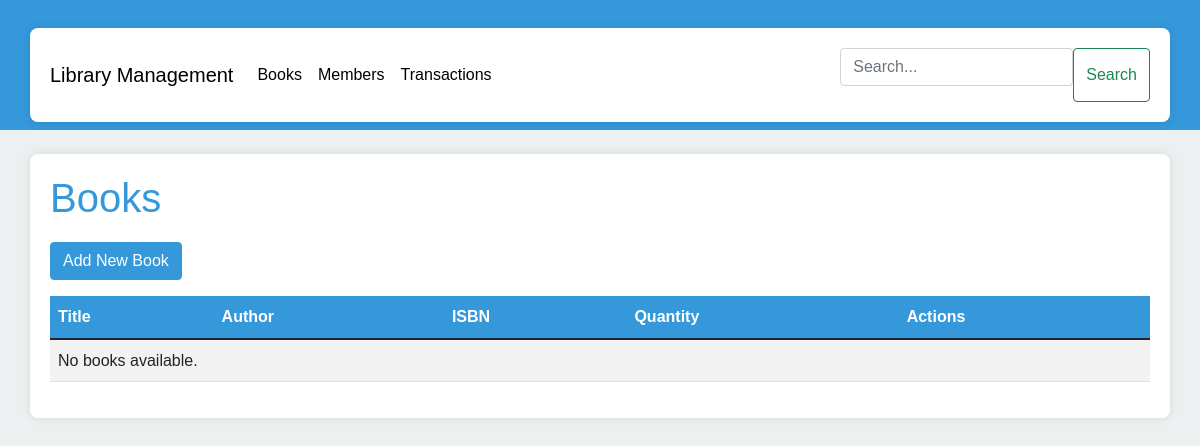
/, run on an earlier commit of the app's database.
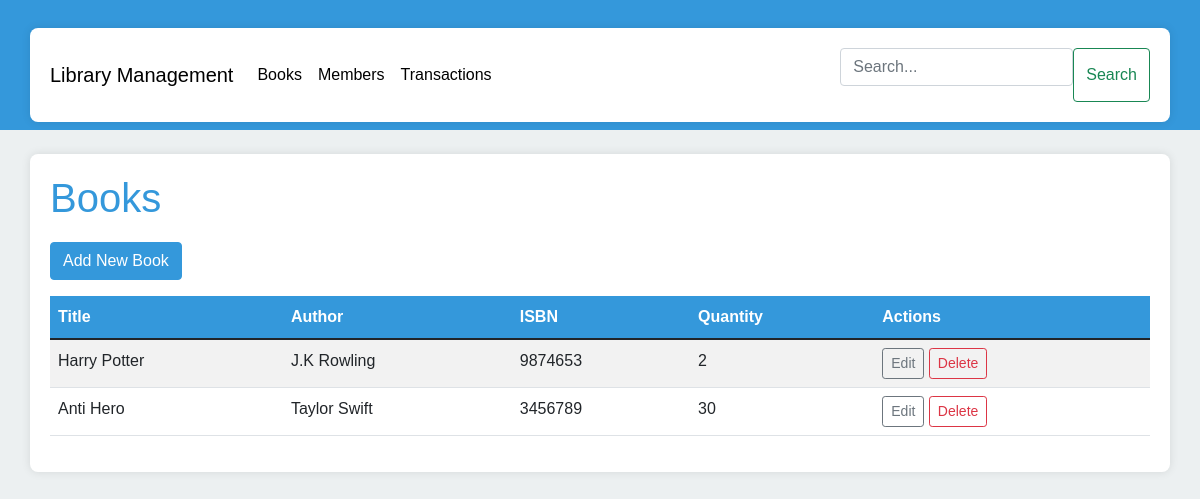
And on a later commit of the database.
### library/models.py (models this page shows, shortened)
class Book(models.Model):
    title = models.CharField(max_length=100)
    author = models.CharField(max_length=100)
    isbn = models.CharField(max_length=13, unique=True)
    quantity = models.PositiveIntegerField()

### library/views.py (the view)
# urls.py: path('', views.book_list, name='book_list'),
def book_list(request):
    books = Book.objects.all()
    return render(request, 'book_list.html', {'books': books})

### library/templates/book_list.html
{% extends 'base.html' %}
{% block content %}
<h1>Books</h1>
<a href="{% url 'book_add' %}" class="btn btn-primary mb-3">Add New Book</a>
<table class="table table-striped">
    <thead>
        <tr>
            <th>Title</th>
            <th>Author</th>
            <th>ISBN</th>
            <th>Quantity</th>
            <th>Actions</th>
        </tr>
    </thead>
    <tbody>
        {% for book in books %}
        <tr>
            <td>{{ book.title }}</td>
            <td>{{ book.author }}</td>
            <td>{{ book.isbn }}</td>
            <td>{{ book.quantity }}</td>
            <td>
                <a href="{% url 'book_edit' book.id %}" class="btn btn-sm btn-outline-secondary">Edit</a>
                <a href="{% url 'book_delete' book.id %}" class="btn btn-sm btn-outline-danger">Delete</a>
            </td>
        </tr>
        {% empty %}
        <tr>
            <td colspan="5">No books available.</td>
        </tr>
        {% endfor %}
    </tbody>
</table>
{% endblock %}

### library/templates/base.html (shortened to what this page needs)
<!DOCTYPE html>
<html lang="en">
<head>
    <link href="https://cdn.jsdelivr.net/npm/bootstrap@5.1.3/dist/css/bootstrap.min.css" rel="stylesheet">
    {% load static %}
    <link rel="stylesheet" href="{% static 'css/style.css' %}">
    <link rel="stylesheet" href="https://cdn.jsdelivr.net/npm/flatpickr/dist/flatpickr.min.css">
</head>
<body>
    <nav class="navbar navbar-expand-lg navbar-light bg-light">
        <div class="container">
            <a class="navbar-brand" href="{% url 'book_list' %}">Library Management</a>
            <div class="collapse navbar-collapse" id="navbarNav">
                <ul class="navbar-nav">
                    <li class="nav-item">
                        <a class="nav-link" href="{% url 'book_list' %}">Books</a>
                    </li>
                    <li class="nav-item">
                        <a class="nav-link" href="{% url 'member_list' %}">Members</a>
                    </li>
                    <li class="nav-item">
                        <a class="nav-link" href="{% url 'transaction_list' %}">Transactions</a>
                    </li>
                </ul>
                <form class="d-flex ms-auto" action="{% url 'search_books' %}" method="get">
                    <input type="text" id="search-input" class="form-control mb-3" placeholder="Search...">
                    <button class="btn btn-outline-success" type="submit">Search</button>
                </form>
            </div>
        </div>
    </nav>
    <div class="container mt-4">
        {% block content %}
        {% endblock %}
    </div>
</body>
</html>

### library/static/css/style.css (style rules this page uses)
:root { --primary-color: #3498db; --secondary-color: #2ecc71; --background-color: #ecf0f1; --text-color: #34495e; --danger-color: #e74c3c; }
body { font-family: 'Arial', sans-serif; line-height: 1.6; color: var(--text-color); background-color: var(--background-color); }
.navbar { background-color: var(--primary-color) !important; }
.navbar-brand, .nav-link { color: black !important; }
.container { background-color: white; border-radius: 8px; box-shadow: 0 0 10px rgba(0, 0, 0, 0.1); padding: 20px; margin-top: 20px; }
h1 { color: var(--primary-color); margin-bottom: 20px; }
.btn-primary { background-color: var(--primary-color); border-color: var(--primary-color); }
.table { background-color: white; }
.table thead { background-color: var(--primary-color); color: white; }

What changed in the data, as far as the page shows it:
added Book: title "Harry Potter", author "J.K Rowling", isbn "9874653", quantity "2"
added Book: title "Anti Hero", author "Taylor Swift", isbn "3456789", quantity "30"
Also different on the page:
text no longer shown: "No books available."
